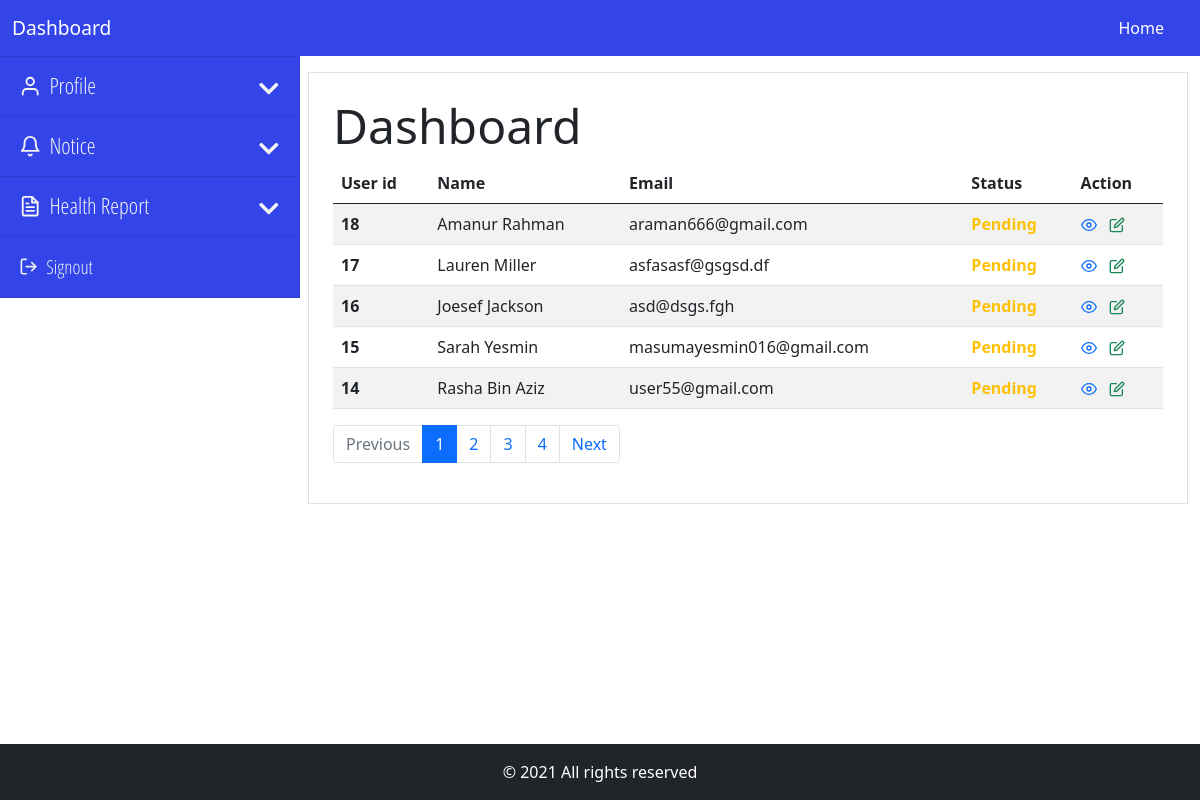
Before: /backend/member/members.php (signed in) with the older database file.
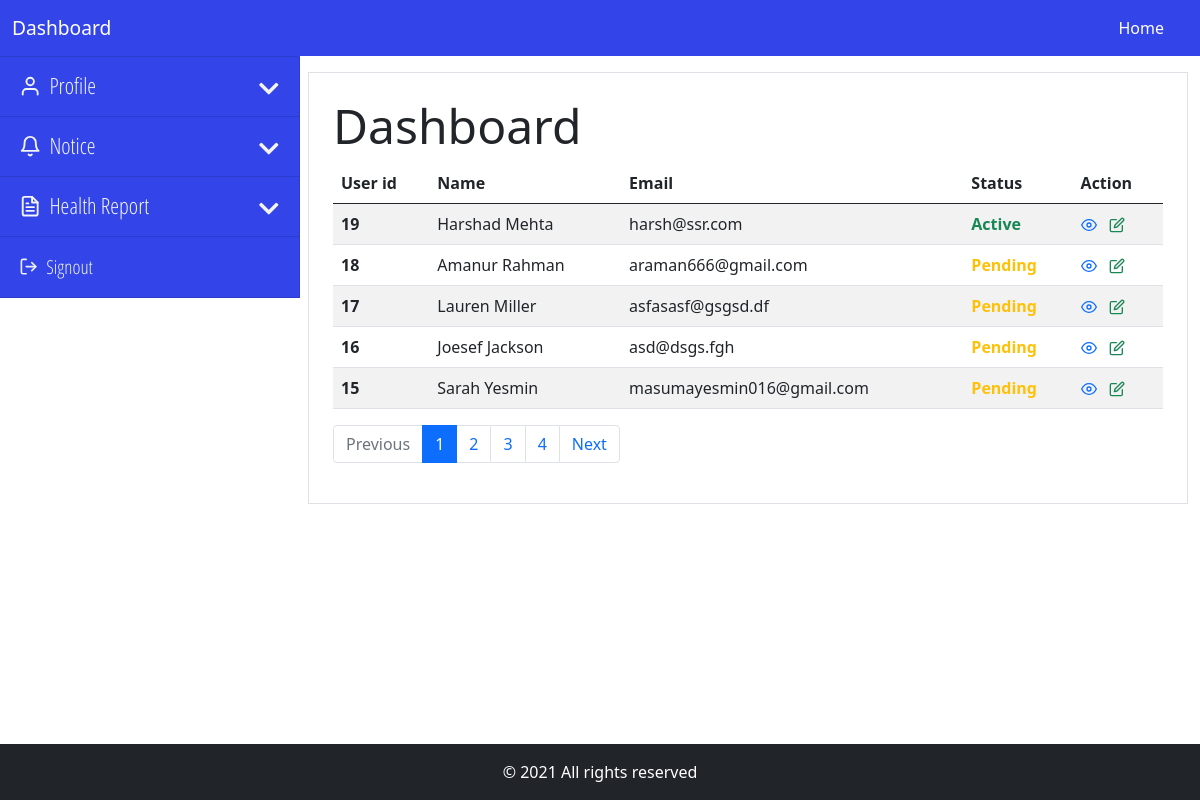
After: the same page with the newer database file.
### tables this page shows
CREATE TABLE `member` (
  `member_id` int(11) NOT NULL,
  `member_name` varchar(60) NOT NULL,
  `member_gender` enum('male','female','others') DEFAULT NULL,
  `member_dob` varchar(25) DEFAULT NULL,
  `member_address` varchar(255) DEFAULT NULL,
  `member_package` varchar(20) NOT NULL,
  `member_mobile` varchar(11) DEFAULT NULL,
  `member_photo` varchar(255) DEFAULT NULL,
  `member_status` enum('0','1','2') NOT NULL DEFAULT '0' COMMENT '0 = pending, 1 = Active, 2 = banned',
  `member_user_id` int(11) NOT NULL,
  `member_joined_at` timestamp NOT NULL DEFAULT current_timestamp()
);

### core/main.php (called while the page is built, shortened)
<?php
    class Main
    {
        private $host = "localhost";
        private $user = "root";
        private $pass ="";
        private $database = "gym_manager";
        private function dbConnect()
        {
            try
            {
                $this->conn = new PDO('mysql:host='.$this->host.';dbname='.$this->database, $this->user, $this->pass);
            }
            catch(PDOException $Exception)
            {
                $this->errmsg = $Exception->getMessage();
            }
        }
    }
?>

### core/dashboard.php (called while the page is built, shortened)
<?php
    require_once "main.php";
    class Dashboard extends Main
    {
        private $perPage = 5;
        public function totalPage()
        {
            $this->sql = $this->conn->prepare('SELECT * FROM member INNER JOIN auth ON auth.auth_id=member.member_user_id');
            try
            {
                $this->sql->execute();
                $data = $this->sql->rowCount();
                $totalPageNo = ceil($data/$this->perPage);
                return $totalPageNo;
            }
            catch(PDOException $Exception)
            {
                $this->errmsg = $Exception->getMessage();
                $_SESSION['error'] = "Unexpected Error Occured. Please try again Later.<br> Error: ".$this->errmsg;
                return false;
            }
        }
        public function viewMembers($pageNum)
        {
            $offset = (int) ($pageNum-1) * $this->perPage;
            $this->sql = $this->conn->prepare("SELECT * FROM member LEFT JOIN auth ON member.member_user_id=auth.auth_id ORDER BY member.member_user_id DESC LIMIT $offset, $this->perPage");
            try
            {
                $this->sql->execute();
                if($this->sql->rowCount() > 0)
                {
                    $data = $this->sql->fetchAll();
                    return $data;
                }
                else
                {
                    return false;
                }
            }
            catch(PDOException $Exception)
            {
                $this->errmsg = $Exception->getMessage();
                $_SESSION['error'] = "Unexpected Error Occured. Please try again Later.<br> Error: ".$this->errmsg;
                return false;
            }
        }
    }
?>

### backend/member/members.php (the view, shortened to what the changed rows need)
<?php
    require_once "../../core/dashboard.php";
    require_once "../inc/be-header.php";
    $page = 1;
?>
<div class="container-fluid overflow-hidden">
    <div class="row gx-2 mt-3">
    <?php
        if(isset( $_SESSION['role']) &&  $_SESSION['role'] == 'admin' )
        {
          require_once "../inc/be-sidenav-admin.php";
        }
        else
        {
          require_once "../inc/be-sidenav-user.php";
        }
      ?>
        <div class="col-md-9">
            <div class="border p-4">
                <h2 class="display-5">Dashboard</h2>
                <table class="table table-striped">
                    <thead>
                        <tr>
                            <th scope="col">User id</th>
                            <th scope="col">Name</th>
                            <th scope="col">Email</th>
                            <th scope="col">Status</th>
                            <th scope="col">Action</th>
                        </tr>
                    </thead>
                    <tbody>
                        <?php
                            $member = new Dashboard;
                            $result = $member->viewMembers($page);
                            $totalPage = $member->totalPage();
                            if($result != false)
                            {
                                foreach($result as $data)
                                {
                                    extract($data);
                                    if($member_status == 0)
                                    {
                                        $status = '<span class="text-warning"><strong>Pending</strong></span>';
                                    }
                                    else if($member_status == 1)
                                    {
                                        $status = '<span class="text-success"><strong>Active</strong></span>';
                                    }
                                    else
                                    {
                                        $status = '<span class="text-danger"><strong>Banned</strong></span>';
                                    }
                        ?>
                            <tr>
                                <th scope="row"><?=$member_id?></th>
                                <td><?=$member_name?></td>
                                <td><?=$auth_email?></td>
                                <td><?=$status?></td>
                                <td>
                                    <a href="view-member.php?id=<?=$member_user_id?>" class="text-primary me-2"> <span data-feather="eye"></span></a>
                                    <a href="update-member.php?id=<?=$member_user_id?>" class="text-success"> <span data-feather="edit"></span></a>
                                </td>
                            </tr>
                        <?php
                                }
                            }
                            else
                            {
                        ?>
                            <tr>
                                <td colspan="4">No Data Found</td>
                            </tr>
                        <?php
                            }
                        ?>
                    </tbody>
                </table>
                <nav aria-label="Page navigation">
                    <ul class="pagination">
                        <?php
                            for($i = 1; $i <= $totalPage; $i++)
                            {
                                ?>
                                <li class="page-item <?php if($i == $page){echo 'active';}?>">
                                    <a class="page-link" href="members.php?page=<?=$i?>"><?=$i?></a>
                                </li>
                                <?php
                            }
                        ?>
                    </ul>
                </nav>
            </div>
        </div>
    </div>
</div>
<?php
    require_once "../inc/be-footer.php";
?>

Changed rows visible on the page:
no longer on this page (row edited): member: member_id "14", member_name "Rasha Bin Aziz", member_user.auth_email "user55@gmail.com", member_status "Pending"
added member: member_id "19", member_name "Harshad Mehta", member_user.auth_email "harsh@ssr.com", member_status "Active"
